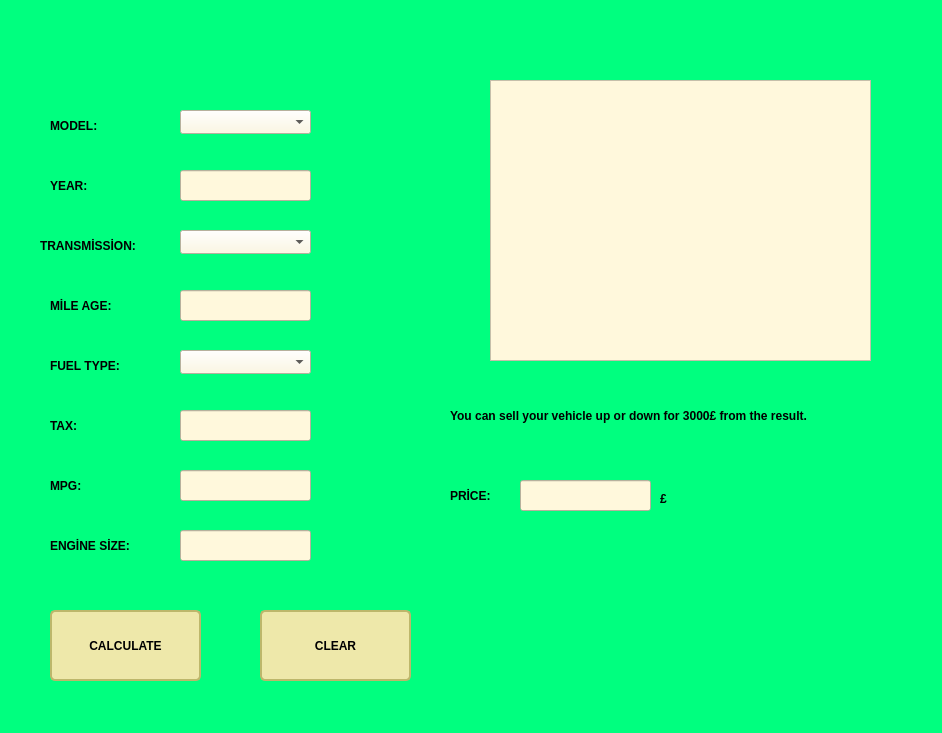
<?xml version="1.0" encoding="UTF-8"?>
<ui version="4.0">
 <class>BMW</class>
 <widget class="QWidget" name="BMW">
  <property name="geometry">
   <rect>
    <x>0</x>
    <y>0</y>
    <width>942</width>
    <height>733</height>
   </rect>
  </property>
  <property name="windowTitle">
   <string>BMW</string>
  </property>
  <property name="styleSheet">
   <string notr="true">QWidget{
background-color:	#00ff7f;
}
QPushButton {
    background-color: palegoldenrod;
    border-width: 2px;
    border-color: darkkhaki;
    border-style: solid;
    border-radius: 5;
    padding: 3px;
    min-width: 9ex;
    min-height: 2.5ex;
}

QPushButton:hover {
   background-color: khaki;
}

/* Increase the padding, so the text is shifted when the button is
   pressed. */
QPushButton:pressed {
    padding-left: 5px;
    padding-top: 5px;
    background-color: #006600;
}

QLabel, QAbstractButton {
    font: bold;
}

/* Mark mandatory fields with a brownish color. */
.mandatory {
    color: brown;
}
QComboBox, QLineEdit, QSpinBox, QTextEdit, QListView {
   background-color: cornsilk;
   selection-color: #0a214c; 
   selection-background-color: #C19A6B;
}
</string>
  </property>
  <widget class="QLabel" name="label">
   <property name="geometry">
    <rect>
     <x>50</x>
     <y>110</y>
     <width>111</width>
     <height>31</height>
    </rect>
   </property>
   <property name="text">
    <string>MODEL:</string>
   </property>
  </widget>
  <widget class="QLabel" name="label_2">
   <property name="geometry">
    <rect>
     <x>50</x>
     <y>170</y>
     <width>111</width>
     <height>31</height>
    </rect>
   </property>
   <property name="text">
    <string>YEAR:</string>
   </property>
  </widget>
  <widget class="QLabel" name="label_3">
   <property name="geometry">
    <rect>
     <x>40</x>
     <y>230</y>
     <width>131</width>
     <height>31</height>
    </rect>
   </property>
   <property name="text">
    <string>TRANSMİSSİON:</string>
   </property>
  </widget>
  <widget class="QLabel" name="label_4">
   <property name="geometry">
    <rect>
     <x>50</x>
     <y>290</y>
     <width>111</width>
     <height>31</height>
    </rect>
   </property>
   <property name="text">
    <string>MİLE AGE:</string>
   </property>
  </widget>
  <widget class="QLabel" name="label_5">
   <property name="geometry">
    <rect>
     <x>50</x>
     <y>350</y>
     <width>111</width>
     <height>31</height>
    </rect>
   </property>
   <property name="text">
    <string>FUEL TYPE:</string>
   </property>
  </widget>
  <widget class="QLabel" name="label_6">
   <property name="geometry">
    <rect>
     <x>50</x>
     <y>410</y>
     <width>111</width>
     <height>31</height>
    </rect>
   </property>
   <property name="text">
    <string>TAX:</string>
   </property>
  </widget>
  <widget class="QLabel" name="label_7">
   <property name="geometry">
    <rect>
     <x>50</x>
     <y>470</y>
     <width>111</width>
     <height>31</height>
    </rect>
   </property>
   <property name="text">
    <string>MPG:</string>
   </property>
  </widget>
  <widget class="QLabel" name="label_8">
   <property name="geometry">
    <rect>
     <x>50</x>
     <y>530</y>
     <width>111</width>
     <height>31</height>
    </rect>
   </property>
   <property name="text">
    <string>ENGİNE SİZE:</string>
   </property>
  </widget>
  <widget class="QComboBox" name="Bmw_Model_Combo">
   <property name="geometry">
    <rect>
     <x>180</x>
     <y>110</y>
     <width>131</width>
     <height>24</height>
    </rect>
   </property>
   <property name="toolTipDuration">
    <number>0</number>
   </property>
   <property name="currentText">
    <string/>
   </property>
   <property name="currentIndex">
    <number>-1</number>
   </property>
   <item>
    <property name="text">
     <string>1 Series</string>
    </property>
   </item>
   <item>
    <property name="text">
     <string>2 Series</string>
    </property>
   </item>
   <item>
    <property name="text">
     <string>3 Series</string>
    </property>
   </item>
   <item>
    <property name="text">
     <string>4 Series</string>
    </property>
   </item>
   <item>
    <property name="text">
     <string>5 Series</string>
    </property>
   </item>
   <item>
    <property name="text">
     <string>6 Series</string>
    </property>
   </item>
   <item>
    <property name="text">
     <string>7 Series</string>
    </property>
   </item>
   <item>
    <property name="text">
     <string>8 Series</string>
    </property>
   </item>
   <item>
    <property name="text">
     <string>M2</string>
    </property>
   </item>
   <item>
    <property name="text">
     <string>M3</string>
    </property>
   </item>
   <item>
    <property name="text">
     <string>M4</string>
    </property>
   </item>
   <item>
    <property name="text">
     <string>M5</string>
    </property>
   </item>
   <item>
    <property name="text">
     <string>M6</string>
    </property>
   </item>
   <item>
    <property name="text">
     <string>X1</string>
    </property>
   </item>
   <item>
    <property name="text">
     <string>X2</string>
    </property>
   </item>
   <item>
    <property name="text">
     <string>X3</string>
    </property>
   </item>
   <item>
    <property name="text">
     <string>X4</string>
    </property>
   </item>
   <item>
    <property name="text">
     <string>X5</string>
    </property>
   </item>
   <item>
    <property name="text">
     <string>X6</string>
    </property>
   </item>
   <item>
    <property name="text">
     <string>X7</string>
    </property>
   </item>
   <item>
    <property name="text">
     <string>Z3</string>
    </property>
   </item>
   <item>
    <property name="text">
     <string>Z4</string>
    </property>
   </item>
   <item>
    <property name="text">
     <string>İ3</string>
    </property>
   </item>
   <item>
    <property name="text">
     <string>İ8</string>
    </property>
   </item>
  </widget>
  <widget class="QComboBox" name="Bmw_Trans_comboBox">
   <property name="geometry">
    <rect>
     <x>180</x>
     <y>230</y>
     <width>131</width>
     <height>24</height>
    </rect>
   </property>
   <property name="toolTipDuration">
    <number>0</number>
   </property>
   <property name="currentIndex">
    <number>-1</number>
   </property>
   <item>
    <property name="text">
     <string>AUTOMATİC</string>
    </property>
   </item>
   <item>
    <property name="text">
     <string>MANUEL</string>
    </property>
   </item>
   <item>
    <property name="text">
     <string>SEMİ-AUTO</string>
    </property>
   </item>
  </widget>
  <widget class="QComboBox" name="Bmw_ftype_comboBox">
   <property name="geometry">
    <rect>
     <x>180</x>
     <y>350</y>
     <width>131</width>
     <height>24</height>
    </rect>
   </property>
   <property name="toolTipDuration">
    <number>0</number>
   </property>
   <property name="currentIndex">
    <number>-1</number>
   </property>
   <item>
    <property name="text">
     <string>DİESEL</string>
    </property>
   </item>
   <item>
    <property name="text">
     <string>ELECTRİC</string>
    </property>
   </item>
   <item>
    <property name="text">
     <string>HYBRİD</string>
    </property>
   </item>
   <item>
    <property name="text">
     <string>OTHER</string>
    </property>
   </item>
   <item>
    <property name="text">
     <string>PETROL</string>
    </property>
   </item>
  </widget>
  <widget class="QLineEdit" name="Bmw_Year_lineEdit">
   <property name="geometry">
    <rect>
     <x>180</x>
     <y>170</y>
     <width>131</width>
     <height>31</height>
    </rect>
   </property>
   <property name="focusPolicy">
    <enum>Qt::StrongFocus</enum>
   </property>
   <property name="readOnly">
    <bool>false</bool>
   </property>
  </widget>
  <widget class="QLineEdit" name="Bmw_mileage_lineEdit">
   <property name="geometry">
    <rect>
     <x>180</x>
     <y>290</y>
     <width>131</width>
     <height>31</height>
    </rect>
   </property>
   <property name="focusPolicy">
    <enum>Qt::StrongFocus</enum>
   </property>
   <property name="readOnly">
    <bool>false</bool>
   </property>
  </widget>
  <widget class="QLineEdit" name="Bmw_tax_lineEdit">
   <property name="geometry">
    <rect>
     <x>180</x>
     <y>410</y>
     <width>131</width>
     <height>31</height>
    </rect>
   </property>
   <property name="focusPolicy">
    <enum>Qt::StrongFocus</enum>
   </property>
   <property name="readOnly">
    <bool>false</bool>
   </property>
  </widget>
  <widget class="QLineEdit" name="Bmw_mpg_lineEdit">
   <property name="geometry">
    <rect>
     <x>180</x>
     <y>470</y>
     <width>131</width>
     <height>31</height>
    </rect>
   </property>
   <property name="focusPolicy">
    <enum>Qt::StrongFocus</enum>
   </property>
   <property name="readOnly">
    <bool>false</bool>
   </property>
  </widget>
  <widget class="QLineEdit" name="Bmw_enginesize_lineEdit">
   <property name="geometry">
    <rect>
     <x>180</x>
     <y>530</y>
     <width>131</width>
     <height>31</height>
    </rect>
   </property>
   <property name="focusPolicy">
    <enum>Qt::StrongFocus</enum>
   </property>
   <property name="readOnly">
    <bool>false</bool>
   </property>
  </widget>
  <widget class="QPushButton" name="Bmw_calculate_pushButton">
   <property name="geometry">
    <rect>
     <x>50</x>
     <y>610</y>
     <width>151</width>
     <height>71</height>
    </rect>
   </property>
   <property name="text">
    <string>CALCULATE</string>
   </property>
  </widget>
  <widget class="QPushButton" name="Bmw_Clear_pushButton">
   <property name="geometry">
    <rect>
     <x>260</x>
     <y>610</y>
     <width>151</width>
     <height>71</height>
    </rect>
   </property>
   <property name="text">
    <string>CLEAR</string>
   </property>
  </widget>
  <widget class="QLabel" name="label_9">
   <property name="geometry">
    <rect>
     <x>450</x>
     <y>480</y>
     <width>111</width>
     <height>31</height>
    </rect>
   </property>
   <property name="text">
    <string>PRİCE:</string>
   </property>
  </widget>
  <widget class="QLineEdit" name="Bmw_price_lineEdit">
   <property name="geometry">
    <rect>
     <x>520</x>
     <y>480</y>
     <width>131</width>
     <height>31</height>
    </rect>
   </property>
   <property name="focusPolicy">
    <enum>Qt::StrongFocus</enum>
   </property>
   <property name="readOnly">
    <bool>false</bool>
   </property>
  </widget>
  <widget class="QLabel" name="label_11">
   <property name="geometry">
    <rect>
     <x>660</x>
     <y>490</y>
     <width>31</width>
     <height>18</height>
    </rect>
   </property>
   <property name="text">
    <string>£</string>
   </property>
  </widget>
  <widget class="QLabel" name="label_10">
   <property name="geometry">
    <rect>
     <x>450</x>
     <y>360</y>
     <width>471</width>
     <height>111</height>
    </rect>
   </property>
   <property name="text">
    <string>You can sell your vehicle up or down for 3000£ from the result.</string>
   </property>
  </widget>
  <widget class="QTextEdit" name="textEdit">
   <property name="enabled">
    <bool>false</bool>
   </property>
   <property name="geometry">
    <rect>
     <x>490</x>
     <y>80</y>
     <width>381</width>
     <height>281</height>
    </rect>
   </property>
   <property name="styleSheet">
    <string notr="true">border-image: url(:/newPrefix/icons/BmwPP.jpg);</string>
   </property>
  </widget>
 </widget>
 <resources>
  <include location="icons.qrc"/>
 </resources>
 <connections/>
</ui>
